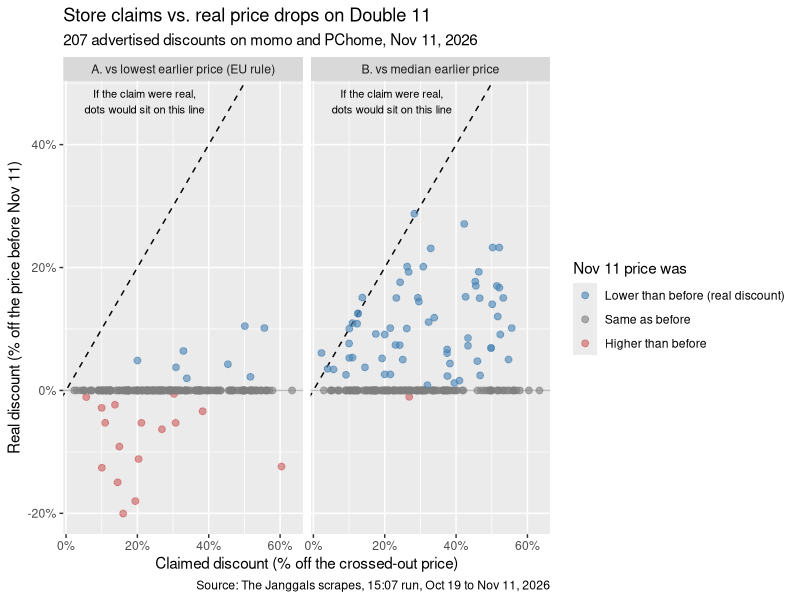
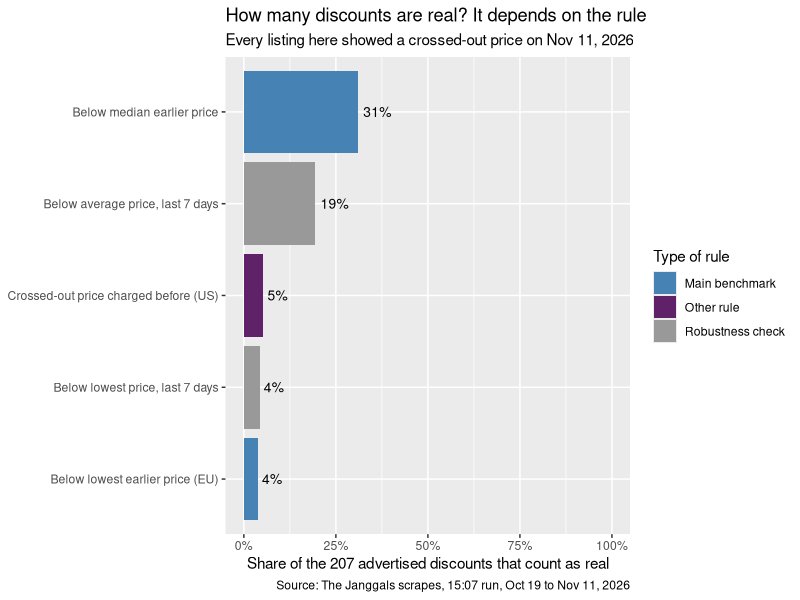

Here is the R script that generated these plots, in order:
## ---- chunk 1
#| label: setup
#| include: false

library(tidyverse)

# Run from the analysis/ folder: the data is in ../data/
scrapes <- read_csv("../data/scrapes.csv", show_col_types = FALSE)

event_day <- as.Date("2026-11-11")

# One price per listing per day: keep only the scheduled 15:07 run
daily <- scrapes |>
  filter(slot == "15:07")

# "30-day" window. Our scraping started Oct 19, so it holds at most 23 days.
before_30d <- daily |>
  filter(date >= event_day - 30, date < event_day) |>
  group_by(platform, product_id) |>
  summarize(
    prev_min = min(lowest_shown_price, na.rm = TRUE),       # EU rule
    prev_median = median(lowest_shown_price, na.rm = TRUE), # typical price
    max_sale = max(sale_price, na.rm = TRUE),               # highest price charged
    days_seen = n(),
    .groups = "drop"
  )

# 7-day window (robustness check only)
before_7d <- daily |>
  filter(date >= event_day - 7, date < event_day) |>
  group_by(platform, product_id) |>
  summarize(
    min_7d = min(lowest_shown_price, na.rm = TRUE),
    avg_7d = mean(lowest_shown_price, na.rm = TRUE),
    days_seen_7d = n(),
    .groups = "drop"
  )

nov11 <- daily |>
  filter(date == event_day) |>
  inner_join(before_30d, by = c("platform", "product_id")) |>
  left_join(before_7d, by = c("platform", "product_id"))

# Advertised discounts: a crossed-out price above the sale price
advertised <- nov11 |>
  filter(!is.na(original_price), sale_price < original_price) |>
  mutate(claimed_discount = 1 - sale_price / original_price)

# Numbers used in the text
n_listings  <- nrow(nov11)
n_no_orig   <- sum(is.na(nov11$original_price))
n_no_claim  <- sum(!is.na(nov11$original_price) &
                     nov11$sale_price >= nov11$original_price)
n_adv       <- nrow(advertised)
n_adv_momo  <- sum(advertised$platform == "momo")
n_adv_pc    <- sum(advertised$platform == "pchome")
min_days    <- min(nov11$days_seen)
max_days    <- max(nov11$days_seen)
min_days_7d <- min(nov11$days_seen_7d)
mean_claim  <- mean(advertised$claimed_discount)
max_claim   <- max(advertised$claimed_discount)

pct <- function(x) scales::percent(x, accuracy = 0.1)
pct0 <- function(x) scales::percent(x, accuracy = 1)
## ---- chunk 2
#| label: fig1-data
#| include: false

fig1_data <- advertised |>
  select(platform, product_id, claimed_discount, lowest_shown_price,
         prev_min, prev_median) |>
  pivot_longer(
    cols = c(prev_min, prev_median),
    names_to = "benchmark",
    values_to = "benchmark_price"
  ) |>
  mutate(
    real_discount = 1 - lowest_shown_price / benchmark_price,
    status = if_else(lowest_shown_price < benchmark_price,
                     "Lower than before (real discount)",
                     if_else(lowest_shown_price == benchmark_price,
                             "Same as before",
                             "Higher than before")),
    status = factor(status, levels = c("Lower than before (real discount)",
                                       "Same as before",
                                       "Higher than before")),
    benchmark_label = if_else(benchmark == "prev_min",
                              "A. vs lowest earlier price (EU rule)",
                              "B. vs median earlier price")
  )

# Verify: 2 rows per advertised listing, no NA
nrow(fig1_data)
fig1_data |> filter(is.na(real_discount))

status_count <- fig1_data |>
  count(benchmark, status)

get_n <- function(bench, stat) {
  status_count |>
    filter(benchmark == bench, status == stat) |>
    pull(n)
}

min_lower  <- get_n("prev_min", "Lower than before (real discount)")
min_same   <- get_n("prev_min", "Same as before")
min_higher <- get_n("prev_min", "Higher than before")
med_lower  <- get_n("prev_median", "Lower than before (real discount)")

# Dots on or above the dashed line (real discount at least as big as claimed)
n_on_line <- fig1_data |>
  filter(benchmark == "prev_median", real_discount >= claimed_discount) |>
  nrow()

real_med_mean <- fig1_data |>
  filter(benchmark == "prev_median") |>
  summarize(m = mean(real_discount)) |>
  pull(m)
## ---- chunk 3
#| label: rule-data
#| include: false

rule_checks <- advertised |>
  mutate(
    pass_eu_min   = lowest_shown_price < prev_min,
    pass_median   = lowest_shown_price < prev_median,
    pass_charged  = max_sale >= original_price,
    pass_min_7d   = lowest_shown_price < min_7d,
    pass_avg_7d   = lowest_shown_price < avg_7d
  )

rule_labels <- tibble(
  rule = c("eu_min", "median", "charged", "min_7d", "avg_7d"),
  rule_label = c("Below lowest earlier price (EU)",
                 "Below median earlier price",
                 "Crossed-out price charged before (US)",
                 "Below lowest price, last 7 days",
                 "Below average price, last 7 days"),
  rule_type = c("Main benchmark", "Main benchmark", "Other rule",
                "Robustness check", "Robustness check")
)

rule_share <- rule_checks |>
  summarize(across(starts_with("pass_"), ~ mean(.x, na.rm = TRUE))) |>
  pivot_longer(cols = everything(),
               names_to = "rule",
               values_to = "share_real",
               names_prefix = "pass_") |>
  left_join(rule_labels, by = "rule")

# Verify: 5 rules, no NA
rule_share

share_of <- function(r) rule_share |> filter(rule == r) |> pull(share_real)
n_charged <- sum(rule_checks$pass_charged)

rule_by_platform <- rule_checks |>
  group_by(platform) |>
  summarize(
    n = n(),
    claimed = mean(claimed_discount),
    across(starts_with("pass_"), ~ mean(.x, na.rm = TRUE)),
    .groups = "drop"
  )

med_momo <- rule_by_platform |> filter(platform == "momo") |> pull(pass_median)
med_pc   <- rule_by_platform |> filter(platform == "pchome") |> pull(pass_median)
## ---- chunk 4
#| label: fig-claim-real
#| fig-cap: "Each dot is one advertised discount on Nov 11, 2026. The x-axis is the discount the store claims; the y-axis is how much cheaper the price really was than before Nov 11. Dots on the dashed line would mean the claim is true. Dots on the 0% line mean the price was the same as before."
#| fig-width: 7.5
#| fig-height: 4.4

ggplot(fig1_data, aes(x = claimed_discount, y = real_discount)) +
  geom_hline(yintercept = 0, color = "gray") +
  geom_abline(intercept = 0, slope = 1, linetype = 2) +
  geom_point(mapping = aes(color = status), alpha = 0.6, size = 2) +
  annotate("text", x = 0.22, y = 0.47,
           label = "If the claim were real,\ndots would sit on this line",
           size = 2.8) +
  facet_wrap(~ benchmark_label, nrow = 1) +
  scale_x_continuous(labels = scales::percent) +
  scale_y_continuous(labels = scales::percent) +
  scale_color_manual(values = c("Lower than before (real discount)" = "steelblue",
                                "Same as before" = "gray50",
                                "Higher than before" = "indianred")) +
  labs(x = "Claimed discount (% off the crossed-out price)",
       y = "Real discount (% off the price before Nov 11)",
       color = "Nov 11 price was",
       title = "Store claims vs. real price drops on Double 11",
       subtitle = "207 advertised discounts on momo and PChome, Nov 11, 2026",
       caption = "Source: The Janggals scrapes, 15:07 run, Oct 19 to Nov 11, 2026")
## ---- chunk 5
#| label: fig-rules
#| fig-cap: "Share of the 207 advertised discounts that count as real under each rule. Blue bars are our two main benchmarks, the purple bar is the US rule on former prices, and gray bars are robustness checks with a 7-day window."
#| fig-width: 7.5
#| fig-height: 3.6

ggplot(rule_share, aes(x = share_real,
                       y = fct_reorder(rule_label, share_real))) +
  geom_col(mapping = aes(fill = rule_type)) +
  geom_text(aes(label = scales::percent(share_real, accuracy = 1)),
            hjust = -0.2, size = 3.5) +
  scale_x_continuous(labels = scales::percent, limits = c(0, 1)) +
  scale_fill_manual(values = c("Main benchmark" = "steelblue",
                               "Other rule" = "#5f2167",
                               "Robustness check" = "gray60")) +
  labs(x = "Share of the 207 advertised discounts that count as real",
       y = NULL,
       fill = "Type of rule",
       title = "How many discounts are real? It depends on the rule",
       subtitle = "Every listing here showed a crossed-out price on Nov 11, 2026",
       caption = "Source: The Janggals scrapes, 15:07 run, Oct 19 to Nov 11, 2026")
## ---- chunk 6
#| label: tbl-platform
#| tbl-cap: "Average claimed discount and share of advertised discounts that count as real, by platform and rule."

rule_by_platform |>
  mutate(platform = if_else(platform == "momo", "momo", "PChome"),
         across(claimed:pass_avg_7d, pct)) |>
  select(platform, n, claimed, pass_eu_min, pass_median, pass_charged,
         pass_min_7d, pass_avg_7d) |>
  knitr::kable(
    col.names = c("Platform", "n", "Avg. claimed", "EU low", "Median",
                  "Charged before", "7-day low", "7-day avg."),
    align = c("l", "r", "r", "r", "r", "r", "r", "r")
  )
